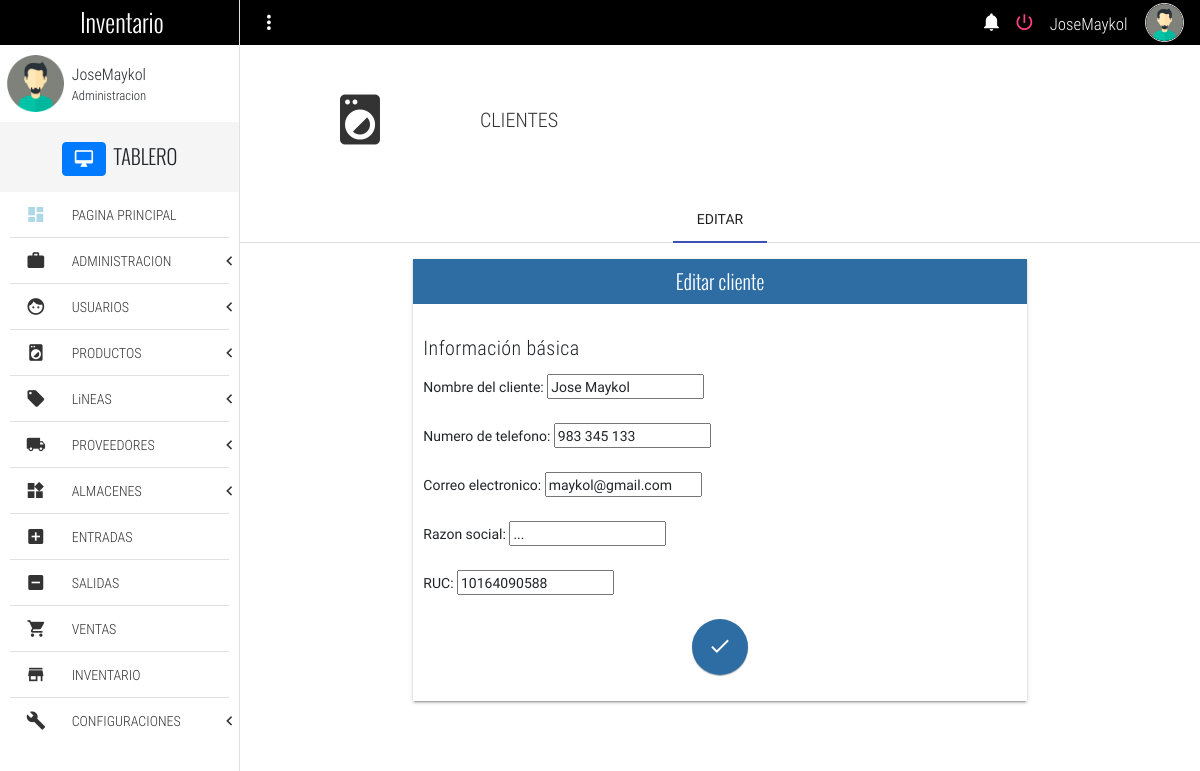
The app's page /editClient/1 (signed in) with its own data.
### Inventario/models.py (models this page shows, shortened)
class Client(models.Model):
    customer_name =  models.CharField(max_length= 60, null= True, verbose_name= "Nombre del cliente")
    phone = models.CharField(max_length=20, null= True, verbose_name= "Numero de telefono")
    email = models.EmailField(null= True, verbose_name= "Correo electronico")
    razon_social = models.CharField(max_length=200,null=True, verbose_name="Razon social")
    RUC =models.CharField(null=True, max_length=11,verbose_name="RUC")
    class Meta:
        verbose_name = "Cliente"
        verbose_name_plural = "Clientes"

### Inventario/views.py (the view)
# urls.py: path('editClient/<int:client_id>', views.editClient, name = 'editClient'),
def editClient(request, client_id):
    instancia = Client.objects.get(id = client_id)
    form = ClientForm(instance = instancia)
    if request.method == "POST":
        form = ClientForm(request.POST, instance = instancia)
        if form.is_valid():
            instancia = form.save(commit = False)
            instancia.save()
        return redirect("listClient")
    return render(request, "editClient.html", {'form' : form})

### Inventario/forms.py
class ClientForm(forms.ModelForm):
	class Meta:
		model = Client
		fields = [
				'customer_name',
				'phone',
				'email',
				'razon_social',
				'RUC',
		]

### Templates/editClient.html (shortened to what this page needs)
{% extends 'base.html' %}
{% block content %}
	<section class="full-width pageContent">
		<section class="full-width header-well">
			<div class="full-width header-well-icon">
				<i class="zmdi zmdi-washing-machine"></i>
			</div>
			<div class="full-width header-well-text">
				<p class="text-condensedLight">
					CLIENTES
				</p>
			</div>
		</section>
		<div class="mdl-tabs mdl-js-tabs mdl-js-ripple-effect">
			<div class="mdl-tabs__tab-bar">
				<a href="#tabNewProduct" class="mdl-tabs__tab is-active">EDITAR</a>
			</div>
			<div class="mdl-tabs__panel is-active" id="tabNewProduct">
				<div class="mdl-grid">
					<div class="mdl-cell mdl-cell--4-col-phone mdl-cell--8-col-tablet mdl-cell--8-col-desktop mdl-cell--2-offset-desktop">
						<div class="full-width panel mdl-shadow--2dp">
							<div class="full-width panel-tittle bg-primary text-center tittles">
								Editar cliente
							</div>
							<div class="full-width panel-content">
								<form method="POST" enctype="multipart/form-data">
									<h5 class="text-condensedLight">Información básica</h5>
									{{ form.as_p }}
									<p class="text-center">
										<button class="mdl-button mdl-js-button mdl-button--fab mdl-js-ripple-effect mdl-button--colored bg-primary" id="btn-addProduct">
											<i class="zmdi zmdi-check"></i>
										</button>
									</p>
								</form>
							</div>
						</div>
					</div>
				</div>
			</div>
		</div>
	</section>
{% endblock %}

### Templates/base.html (shortened to what this page needs)
{% load static %}
{% if user.is_authenticated %}
<!DOCTYPE html>
<html lang="es">
<head>
	<link rel="stylesheet" href="https://maxcdn.bootstrapcdn.com/bootstrap/4.5.2/css/bootstrap.min.css">
	<link rel="stylesheet" href="{% static 'css/normalize.css' %}">
	<link rel="stylesheet" href="{% static 'css/sweetalert2.css' %}">
	<link rel="stylesheet" href="{% static 'css/material.min.css'%}">
	<link rel="stylesheet" href="{% static 'css/material-design-iconic-font.min.css' %}">
	<link rel="stylesheet" href="{% static 'css/jquery.mCustomScrollbar.css' %}">
	<link rel="stylesheet" href="{% static 'css/main.css' %}">
</head>
<body>
	<div class="full-width navBar">
		<div class="full-width navBar-options">
			<i class="zmdi zmdi-more-vert btn-menu" id="btn-menu"></i>
			<nav class="navBar-options-list">
				<ul class="list-unstyle ">
					<li class="btn-Notification" id="notifications">
						<i class="zmdi zmdi-notifications"></i>
					</li>
					<li id="logout">
						<a href="logout">
							<i class="zmdi zmdi-power"></i>
						</a>
					</li>
					<li class="text-condensedLight noLink" ><small>{{user.username}}</small></li>
					<li class="noLink">
						<figure>
							<img src="{% static 'assets/img/avatar-male.png' %}" alt="Avatar" class="img-responsive">
						</figure>
					</li>
				</ul>
			</nav>
		</div>
	</div>
	<section class="full-width navLateral">
		<div class="full-width navLateral-bg btn-menu"></div>
		<div class="full-width navLateral-body">
			<div class="full-width navLateral-body-logo text-center tittles">
				 Inventario
			</div>
			<figure class="full-width" style="height: 77px;">
				<div class="navLateral-body-cl">
					<img src="{% static 'assets/img/avatar-male.png' %}" alt="Avatar" class="img-responsive">
				</div>
				<figcaption class="navLateral-body-cr hide-on-tablet">
					<span>
						{{user.username}}<br>
						<small>Administracion</small>
					</span>
				</figcaption>
			</figure>
			<div class="full-width tittles navLateral-body-tittle-menu">
				<i class="zmdi zmdi-desktop-mac btn btn-primary"></i><span class="hide-on-tablet">&nbsp; TABLERO</span>
			</div>
			<nav class="full-width">
				<ul class="full-width list-unstyle menu-principal ">
					<li class="full-width">
						<a href="home" class="full-width">
							<div class="navLateral-body-cl">
								<i class="zmdi zmdi-view-dashboard" style="color:lightblue"></i>
							</div>
							<div class="navLateral-body-cr hide-on-tablet">
								PAGINA PRINCIPAL
							</div>
						</a>
					</li>
					<li class="full-width divider-menu-h"></li>
					<li class="full-width">
						<a href="#" class="full-width btn-subMenu">
							<div class="navLateral-body-cl">
								<i class="zmdi zmdi-case"></i>
							</div>
							<div class="navLateral-body-cr hide-on-tablet">
								ADMINISTRACION
							</div>
							<span class="zmdi zmdi-chevron-left"></span>
						</a>
					</li>
					<li class="full-width divider-menu-h"></li>
					<li class="full-width">
						<a href="#" class="full-width btn-subMenu">
							<div class="navLateral-body-cl">
								<i class="zmdi zmdi-face"></i>
							</div>
							<div class="navLateral-body-cr hide-on-tablet">
								USUARIOS
							</div>
							<span class="zmdi zmdi-chevron-left"></span>
						</a>
					</li>
					<li class="full-width divider-menu-h"></li>
					<li class="full-width">
						<a href="#" class="full-width btn-subMenu ">
							<div class="navLateral-body-cl">
								<i class="zmdi zmdi-washing-machine"></i>
							</div>
							<div class="navLateral-body-cr hide-on-tablet">
								PRODUCTOS
							</div>
							<span class="zmdi zmdi-chevron-left"></span>
						</a>
					</li>
										<li class="full-width divider-menu-h"></li>
					<li class="full-width">
						<a href="#" class="full-width btn-subMenu ">
							<div class="navLateral-body-cl">
								<i class="zmdi zmdi-label"></i>
							</div>
							<div class="navLateral-body-cr hide-on-tablet">
								LiNEAS
							</div>
							<span class="zmdi zmdi-chevron-left"></span>
						</a>
					</li>
					<li class="full-width divider-menu-h"></li>
					<li class="full-width">
						<a href="#" class="full-width btn-subMenu" >
							<div class="navLateral-body-cl">
								<i class="zmdi zmdi-truck"></i>
							</div>
							<div class="navLateral-body-cr hide-on-tablet">
								PROVEEDORES
							</div>
							<span class="zmdi zmdi-chevron-left"></span>
						</a>
					</li>
					<li class="full-width divider-menu-h"></li>
					<li class="full-width">
						<a href="#" class="full-width btn-subMenu" >
							<div class="navLateral-body-cl">
								<i class="zmdi zmdi-widgets"></i>
							</div>
							<div class="navLateral-body-cr hide-on-tablet">
								ALMACENES
							</div>
							<span class="zmdi zmdi-chevron-left"></span>
						</a>
					</li>
					<li class="full-width divider-menu-h"></li>
					<li class="full-width">
						<a href="addEntry" class="full-width">
							<div class="navLateral-body-cl">
								<i class="zmdi zmdi-plus-square"></i>
							</div>
							<div class="navLateral-body-cr hide-on-tablet">
								ENTRADAS
							</div>
						</a>
					</li>
					<li class="full-width divider-menu-h"></li>
					<li class="full-width">
						<a href="addSale" class="full-width">
							<div class="navLateral-body-cl">
								<i class="zmdi zmdi-minus-square"></i>
							</div>
							<div class="navLateral-body-cr hide-on-tablet">
								SALIDAS
							</div>
						</a>
					</li>
					<li class="full-width divider-menu-h"></li>
					<li class="full-width">
						<a href="sales" class="full-width">
							<div class="navLateral-body-cl">
								<i class="zmdi zmdi-shopping-cart"></i>
							</div>
							<div class="navLateral-body-cr hide-on-tablet">
								VENTAS
							</div>
						</a>
					</li>
					<li class="full-width divider-menu-h"></li>
					<li class="full-width">
						<a href="inventory" class="full-width">
							<div class="navLateral-body-cl">
								<i class="zmdi zmdi-store"></i>
							</div>
							<div class="navLateral-body-cr hide-on-tablet">
								INVENTARIO
							</div>
						</a>
					</li>
					<li class="full-width divider-menu-h"></li>
					<li class="full-width">
						<a href="#!" class="full-width btn-subMenu">
							<div class="navLateral-body-cl">
								<i class="zmdi zmdi-wrench"></i>
							</div>
							<div class="navLateral-body-cr hide-on-tablet">
								CONFIGURACIONES
							</div>
							<span class="zmdi zmdi-chevron-left"></span>
						</a>
					</li>
				</ul>
			</nav>
		</div>
	</section>
	{% block content %}
	{% endblock %}
</body>
</html>
{% endif %}

### Static/css/main.css (style rules this page uses)
html, body { width: 100%; height: 100%; margin: 0; padding: 0; font-size: 16px; font-family: "RobotoRegular"; position: relative; background-color: #fff; }
.text-condensedLight { font-family: "RobotoCondensedLight"; }
.text-center { text-align: center; }
.tittles { font-family: "OswaldLight"; }
.full-width { margin: 0; padding: 0; width: 100%; box-sizing: border-box; }
.list-unstyle { margin: 0; padding: 0; list-style: none; box-sizing: border-box; }
.img-responsive { width: 100%; height: auto; }
.divider-menu-h { height: 0 !important; border-top: 1px solid #E1E1E1; width: 92% !important; margin: 0 auto !important; }
.panel { height: auto; }
.panel-tittle { height: 45px; display: block; line-height: 45px; color: #fff; font-size: 20px; }
.panel-content { display: block; padding: 10px; }
.header-well, .header-well-icon, .header-well-text { min-height: 150px; height: auto; }
.header-well { position: relative; }
.header-well-icon, .header-well-text { position: absolute; top: 0; color: #333; }
.header-well-icon { left: 0; width: 25%; }
.header-well-icon i, .header-well-text p { position: absolute; top: 50%; display: block; width: 100%; transform: translateY(-50%); }
.header-well-icon i { text-align: center; font-size: 60px; }
.header-well-text { right: 0; width: 75%; }
.header-well-text p { font-size: 20px; margin: 0; padding: 0; }
.bg-primary { background-color: #2e6da4 !important; }
.navBar { background-color: #000000; height: 45px; position: absolute; top: 0; left: 0; z-index: 79; color: #fff; }
.navBar-options { line-height: 45px; height: 45px; position: absolute; width: 80%; top: 0; right: 0; padding: 0; transition: all .3s ease-in-out; }
.navBar-options .zmdi-more-vert, .navBar-options-list { line-height: 45px; position: absolute; top: 0; height: 45px; margin: 0; padding: 0; }
.navBar-options .zmdi-more-vert { width: 40px; left: 0; font-size: 23px; cursor: pointer; user-select: none; text-align: center; outline: none; margin-left: 9px; }
.navBar-options-list { right: 9px; }
.navBar-options-list .noLink { cursor: inherit !important; }
.navBar-options-list ul { height: 45px; }
.navBar-options-list ul li { height: 45px; line-height: 45px; cursor: pointer; display: inline-block; padding: 0 7px; font-size: 21px; -moz-user-select: none; -webkit-user-select: none; -ms-user-select: none; }
.navBar-options-list ul li { outline: none; }
.navBar-options-list ul li figure, .navBar-options-list ul li figure img { margin: 0; padding: 0; padding-top: 0; margin-top: 0; box-sizing: border-box; }
.navBar-options-list ul li figure { height: 45px; }
.navBar-options-list ul li figure img { border: 1px solid #E1E1E1; border-radius: 50%; width: 39px; height: 39px; margin-bottom: 3px; }
.navLateral, .pageContent, .navLateral-body, .navLateral-bg { position: absolute; top: 0; height: 100%; }
.navLateral { left: 0; width: 20%; z-index: 80; border-right: 1px solid #E1E1E1; transition: all .3s ease-in-out; }
.navLateral-body { background-color: #fff; z-index: 82; left: 0; padding-bottom: 30px; }
.navLateral-body-logo { height: 45px; line-height: 45px; color: #fff; width: 100%; font-size: 25px; background-color: #000000; }
.navLateral-body-cl, .navLateral-body-cr { box-sizing: border-box; height: 77px; float: left; margin: 0; padding: 0; position: relative; }
.navLateral-body-cl { width: 30%; }
.navLateral-body-cl img { width: 57px; height: 57px; margin: 0 auto; display: block; margin-top: 10px; }
.navLateral-body-cr { width: 70%; font-family: "RobotoCondensedLight"; }
.navLateral-body-cr span { position: absolute; top: 50%; left: 50%; transform: translate(-50%, -50%); display: block; width: 100%; }
.navLateral-body-tittle-menu { height: 70px; line-height: 70px; font-size:20px; background-color: #F5F5F5; text-align: center; }
.menu-principal li, .menu-principal li a { display: block; }
.menu-principal li a { height: 45px; color: #333; position: relative; transition: all .3s ease-in-out; }
.menu-principal li a div.navLateral-body-cl, .menu-principal li a div.navLateral-body-cr { height: 45px; line-height: 45px; }
.menu-principal li a div.navLateral-body-cl { text-align: center; font-size: 20px; }
.btn-subMenu span { position: absolute; top: 0; right: 7px; line-height: 45px; height: 45px; font-size: 19px; }
.pageContent { padding-top: 45px; right: 0; width: 80%; z-index: 77; background-color: #fff; transition: all .3s ease-in-out; }

### records on screen
Client: customer_name "Jose Maykol", phone "983 345 133", email "maykol@gmail.com", razon_social "...", RUC "10164090588"

### other values on screen
{{ user.username }} "JoseMaykol"
